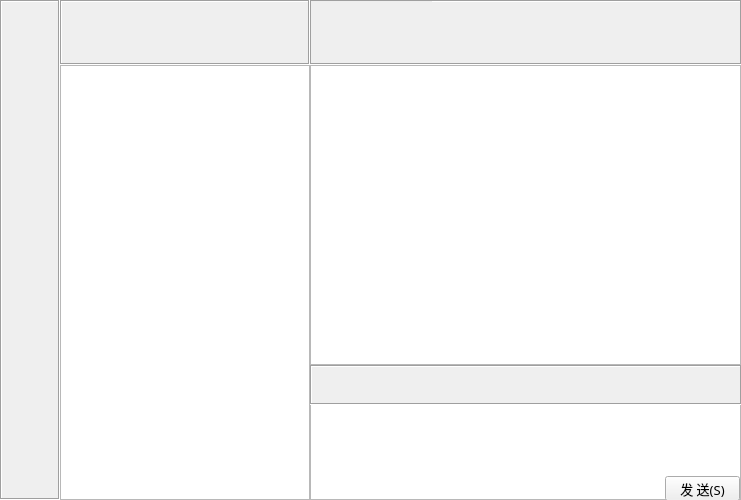
<?xml version="1.0" encoding="UTF-8"?>
<ui version="4.0">
 <class>MainWindow</class>
 <widget class="QMainWindow" name="MainWindow">
  <property name="geometry">
   <rect>
    <x>0</x>
    <y>0</y>
    <width>741</width>
    <height>500</height>
   </rect>
  </property>
  <property name="windowTitle">
   <string>MainWindow</string>
  </property>
  <widget class="QWidget" name="centralWidget">
   <widget class="QPushButton" name="sendPushButton">
    <property name="geometry">
     <rect>
      <x>665</x>
      <y>476</y>
      <width>75</width>
      <height>25</height>
     </rect>
    </property>
    <property name="font">
     <font>
      <family>微软雅黑</family>
      <pointsize>10</pointsize>
     </font>
    </property>
    <property name="text">
     <string>发 送(S)</string>
    </property>
   </widget>
   <widget class="QLabel" name="label">
    <property name="geometry">
     <rect>
      <x>0</x>
      <y>0</y>
      <width>60</width>
      <height>500</height>
     </rect>
    </property>
    <property name="frameShape">
     <enum>QFrame::Box</enum>
    </property>
    <property name="frameShadow">
     <enum>QFrame::Sunken</enum>
    </property>
    <property name="text">
     <string/>
    </property>
    <property name="pixmap">
     <pixmap resource="images.qrc">:/images/bar.jpg</pixmap>
    </property>
   </widget>
   <widget class="QLabel" name="label_2">
    <property name="geometry">
     <rect>
      <x>60</x>
      <y>0</y>
      <width>250</width>
      <height>65</height>
     </rect>
    </property>
    <property name="frameShape">
     <enum>QFrame::Box</enum>
    </property>
    <property name="frameShadow">
     <enum>QFrame::Sunken</enum>
    </property>
    <property name="text">
     <string/>
    </property>
    <property name="pixmap">
     <pixmap resource="images.qrc">:/images/search.jpg</pixmap>
    </property>
   </widget>
   <widget class="QTableWidget" name="userListTableWidget">
    <property name="geometry">
     <rect>
      <x>60</x>
      <y>65</y>
      <width>250</width>
      <height>435</height>
     </rect>
    </property>
    <property name="font">
     <font>
      <pointsize>14</pointsize>
     </font>
    </property>
    <property name="selectionMode">
     <enum>QAbstractItemView::SingleSelection</enum>
    </property>
    <property name="selectionBehavior">
     <enum>QAbstractItemView::SelectRows</enum>
    </property>
    <property name="showGrid">
     <bool>false</bool>
    </property>
    <attribute name="horizontalHeaderVisible">
     <bool>false</bool>
    </attribute>
    <attribute name="horizontalHeaderDefaultSectionSize">
     <number>250</number>
    </attribute>
    <attribute name="verticalHeaderVisible">
     <bool>false</bool>
    </attribute>
    <column>
     <property name="text">
      <string>在 线 好 友</string>
     </property>
    </column>
   </widget>
   <widget class="QLabel" name="label_3">
    <property name="geometry">
     <rect>
      <x>310</x>
      <y>0</y>
      <width>432</width>
      <height>65</height>
     </rect>
    </property>
    <property name="frameShape">
     <enum>QFrame::Box</enum>
    </property>
    <property name="frameShadow">
     <enum>QFrame::Sunken</enum>
    </property>
    <property name="text">
     <string/>
    </property>
    <property name="pixmap">
     <pixmap resource="images.qrc">:/images/title.jpg</pixmap>
    </property>
   </widget>
   <widget class="QLabel" name="userLabel">
    <property name="geometry">
     <rect>
      <x>311</x>
      <y>1</y>
      <width>121</width>
      <height>62</height>
     </rect>
    </property>
    <property name="font">
     <font>
      <family>04b_21</family>
      <pointsize>16</pointsize>
     </font>
    </property>
    <property name="autoFillBackground">
     <bool>true</bool>
    </property>
    <property name="frameShape">
     <enum>QFrame::NoFrame</enum>
    </property>
    <property name="frameShadow">
     <enum>QFrame::Plain</enum>
    </property>
    <property name="text">
     <string/>
    </property>
    <property name="alignment">
     <set>Qt::AlignCenter</set>
    </property>
   </widget>
   <widget class="QTextBrowser" name="chatTextBrowser">
    <property name="geometry">
     <rect>
      <x>310</x>
      <y>65</y>
      <width>431</width>
      <height>300</height>
     </rect>
    </property>
   </widget>
   <widget class="QLabel" name="label_5">
    <property name="geometry">
     <rect>
      <x>310</x>
      <y>365</y>
      <width>432</width>
      <height>40</height>
     </rect>
    </property>
    <property name="frameShape">
     <enum>QFrame::Box</enum>
    </property>
    <property name="frameShadow">
     <enum>QFrame::Sunken</enum>
    </property>
    <property name="text">
     <string/>
    </property>
    <property name="pixmap">
     <pixmap resource="images.qrc">:/images/tool.jpg</pixmap>
    </property>
   </widget>
   <widget class="QTextEdit" name="chatTextEdit">
    <property name="geometry">
     <rect>
      <x>310</x>
      <y>403</y>
      <width>431</width>
      <height>97</height>
     </rect>
    </property>
   </widget>
   <widget class="QPushButton" name="searchPushButton">
    <property name="geometry">
     <rect>
      <x>74</x>
      <y>25</y>
      <width>191</width>
      <height>26</height>
     </rect>
    </property>
    <property name="text">
     <string/>
    </property>
    <property name="flat">
     <bool>true</bool>
    </property>
   </widget>
   <widget class="QPushButton" name="transPushButton">
    <property name="geometry">
     <rect>
      <x>350</x>
      <y>375</y>
      <width>31</width>
      <height>23</height>
     </rect>
    </property>
    <property name="text">
     <string/>
    </property>
    <property name="flat">
     <bool>true</bool>
    </property>
   </widget>
   <zorder>chatTextEdit</zorder>
   <zorder>sendPushButton</zorder>
   <zorder>label</zorder>
   <zorder>label_2</zorder>
   <zorder>userListTableWidget</zorder>
   <zorder>label_3</zorder>
   <zorder>userLabel</zorder>
   <zorder>chatTextBrowser</zorder>
   <zorder>label_5</zorder>
   <zorder>searchPushButton</zorder>
   <zorder>transPushButton</zorder>
  </widget>
 </widget>
 <layoutdefault spacing="6" margin="11"/>
 <resources>
  <include location="images.qrc"/>
 </resources>
 <connections/>
</ui>
